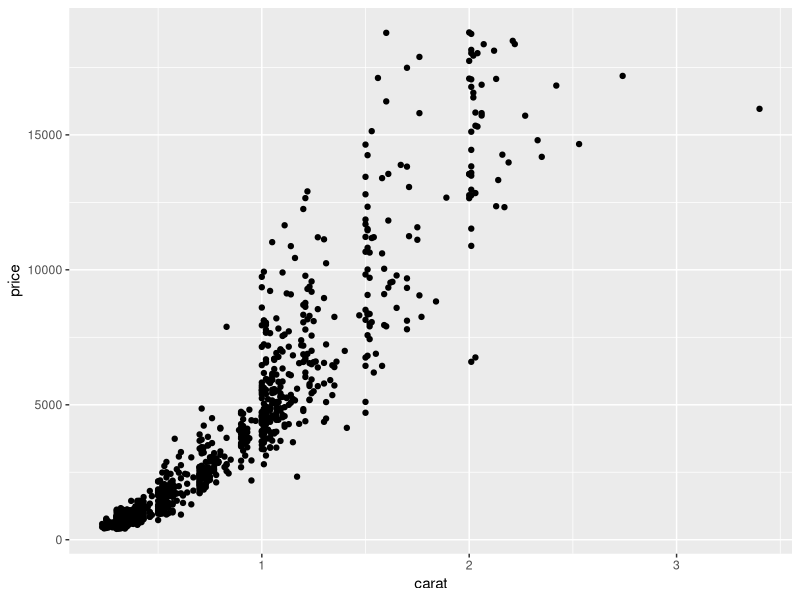
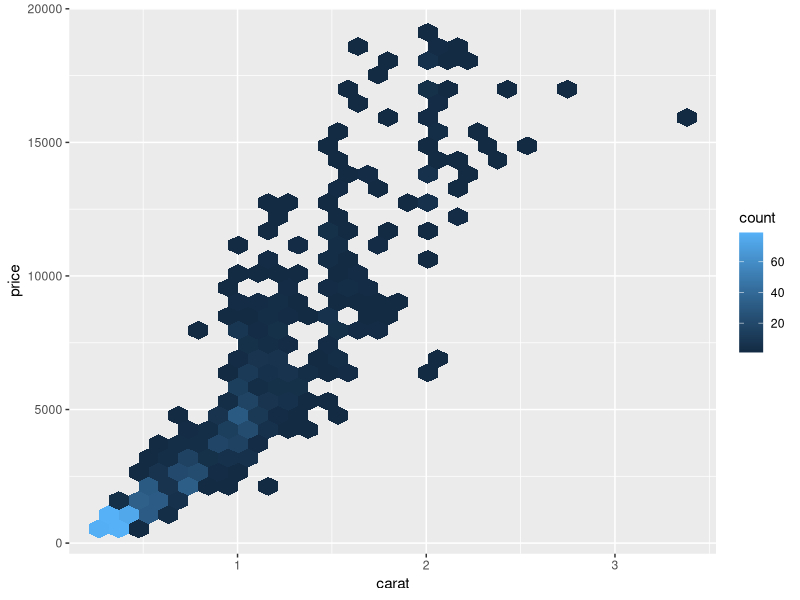
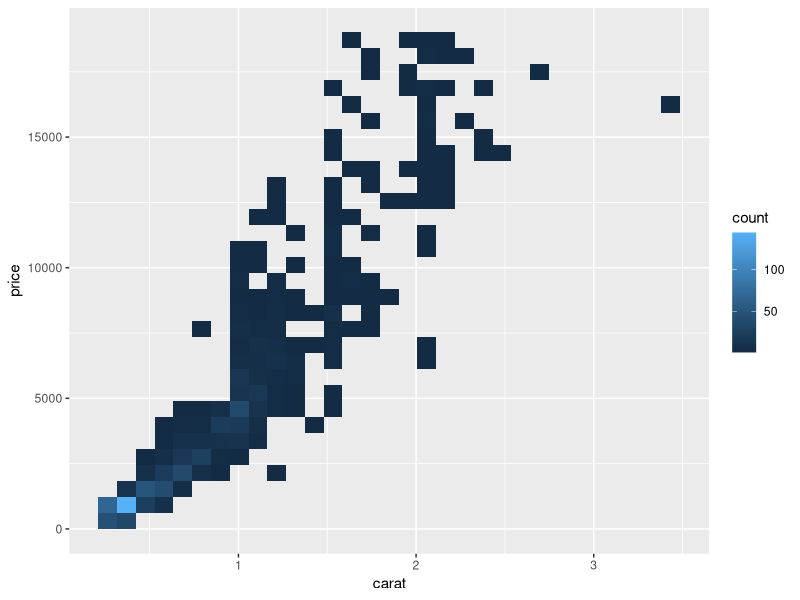
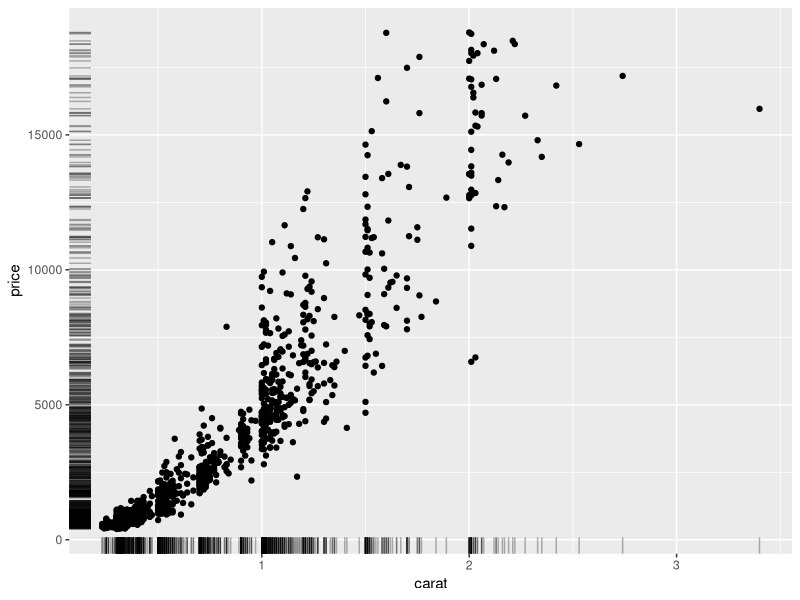
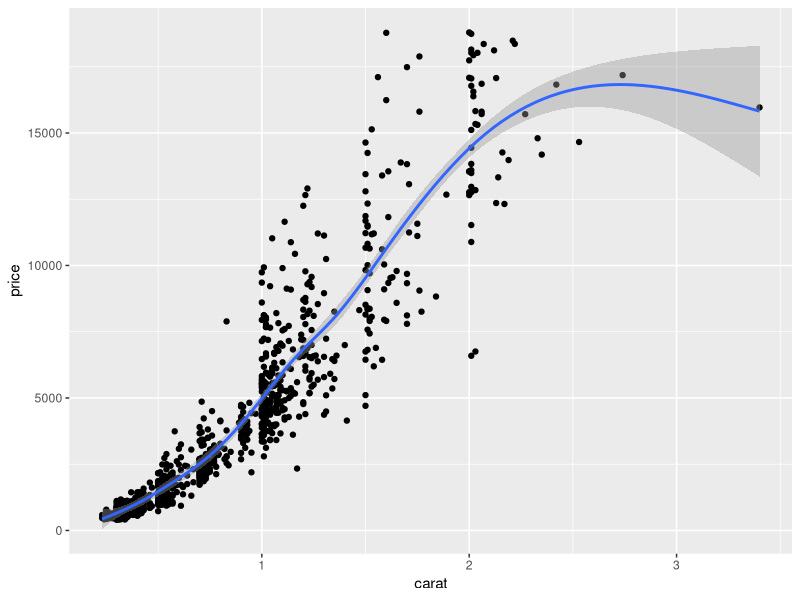
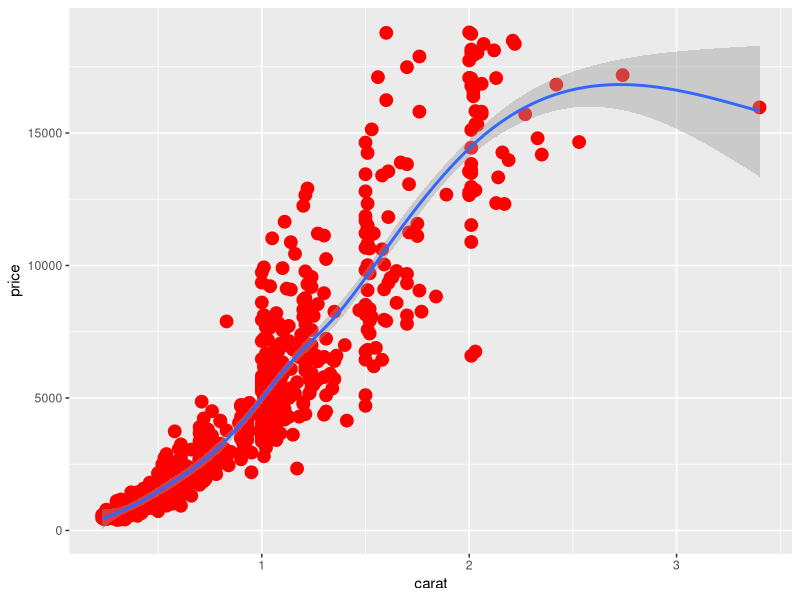
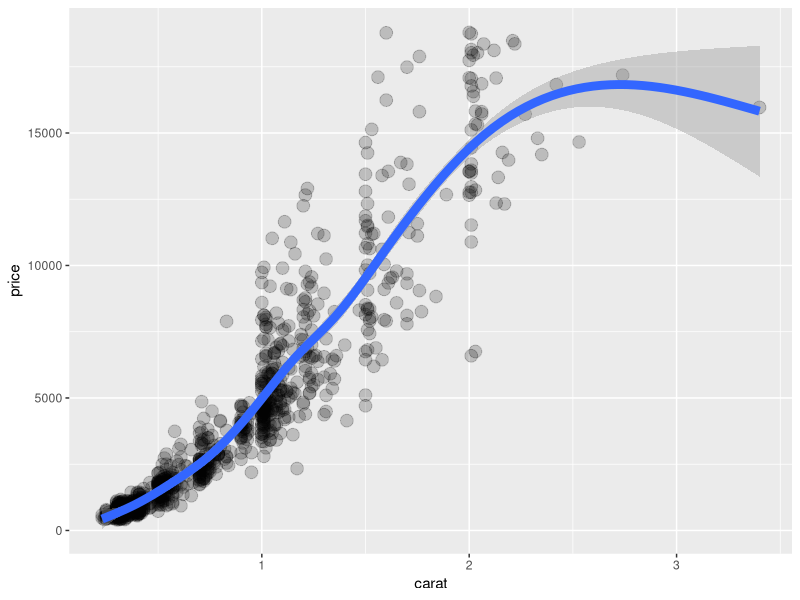
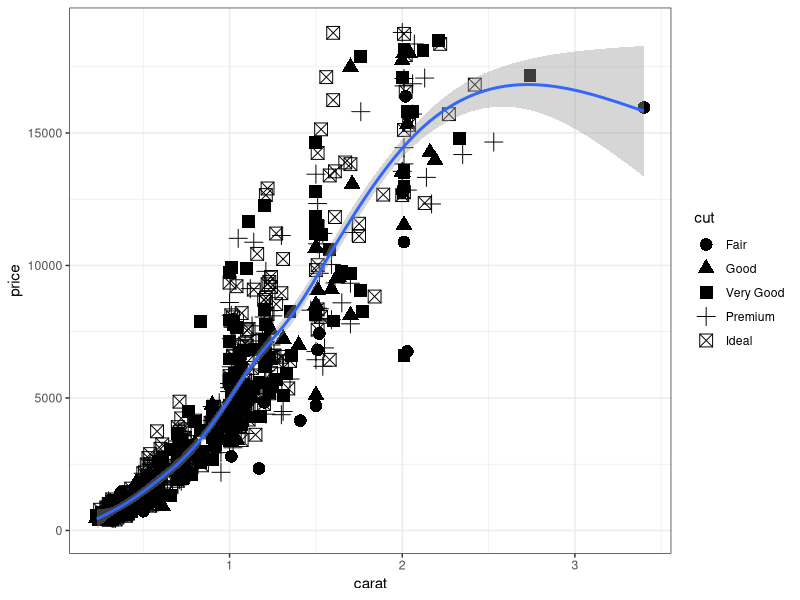

Write the R code that produced these figures, in order. (Note: this script raises an error after producing the figures.)
library(ggplot2)
library(dplyr)

# Preview the data
diamonds
diamonds_subset = sample_n(diamonds, 1000, replace=FALSE)

# To start, assign variables to the x and y axes, 
# and pick a geom (here I chose scatter plot or "geom_point")
ggplot(diamonds_subset,aes(x=carat, y=price)) +
  geom_point()


# Take a moment to learn some Rstudio features:
# - "CTRL + Enter" to run selected code (or "Run" button above)
# - Environment tab to view data
# - Console vs editor
# - Plot, Files, Packages and Help tabs
# - ?function to access help


# Examples of other geoms
# Notice that these ones include a statistical transform
ggplot(diamonds_subset, aes(x=carat, y=price)) +
  geom_hex()



ggplot(diamonds_subset, aes(x=carat, y=price)) +
  geom_bin2d()



# It's easy to add layers ... just tack on another "geom"
# Take a moment to explore all the possible geom layers
ggplot(diamonds_subset,aes(x=carat, y=price)) +
  geom_point() +
  geom_rug(alpha=0.3)



ggplot(diamonds_subset,aes(x=carat, y=price)) +
  geom_point() +
  geom_smooth()



# To modify the appearance of the elements of a layer, 
# add specifications for size, alpha (transparency), etc.
ggplot(diamonds_subset,aes(x=carat, y=price)) +
  geom_point(size=4, color='red') +
  geom_smooth()



ggplot(diamonds_subset,aes(x=carat, y=price)) +
  geom_point(size=4, alpha=0.2) +
  geom_smooth(size=3)



# To link the appearance of the elements of a layer to 
# variables in the data, use the same specifications as above
# but define the dependency in an "aes" section
ggplot(diamonds_subset,aes(x=carat, y=price)) +
  geom_point(size=4, aes(shape=cut)) +
  geom_smooth() +
  theme_bw()



ggplot(diamonds_subset,aes(x=carat, y=price)) +
  geom_point(size=4, aes(color=cut, shape=color)) +
  geom_smooth()



# Facets are another way to map variables onto your visualization
ggplot(diamonds_subset,aes(x=carat, y=price)) +
  geom_point(size=4) +
  facet_wrap(~cut)



# Statistical transformations incorporate summaries of your data 
# easily into your visualization
ggplot(diamonds_subset,aes(x=price)) +
  geom_histogram()



ggplot(diamonds_subset) +
  geom_density(y=price) +
  geom_jitter()



# Labels make your axes interpretable
ggplot(diamonds_subset,aes(x=price)) +
  geom_histogram() +
  xlab('Price in US Dollars') +
  ylab('Count') +
  ggtitle('Distribution of Diamond Prices')



# OR
p = ggplot(diamonds_subset,aes(x=price)) +
  geom_histogram() +
  labs(x='Price in US Dollars',
       y='Count',
       title='Distribution of Diamond Prices')

print(p)

p =  p + geom_jitter()

print(p)

# And finally, to save a figure as a file
ggsave('outfile.png', height=3, width=5)

